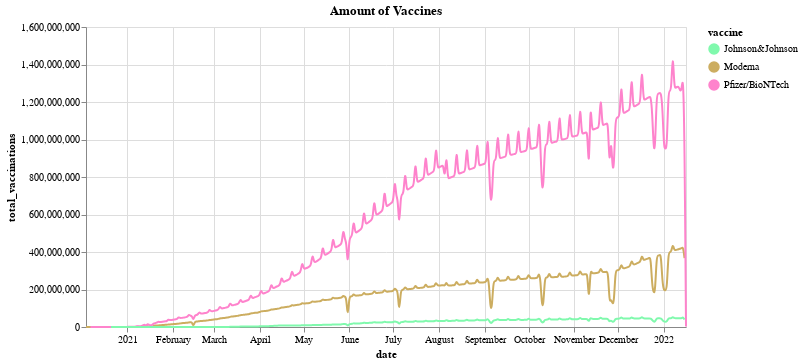

The notebook cell saved with this chart:
### Code cell
nearest = alt.selection(type='single', nearest=True, on='mouseover',
                        fields=['date'], empty='none')

line = alt.Chart(vaccine,title='Amount of Vaccines').mark_line(interpolate='basis').encode(
    x='date:T',
    y='total_vaccinations:Q',
    color=alt.Color('vaccine:N', scale=alt.Scale(domain=['Johnson&Johnson','Moderna','Pfizer/BioNTech'],
                                                         range=['#80f9ad','#ccad60','#fe83cc']))
    #color='vaccine:N'
)

selectors = alt.Chart(vaccine).mark_point().encode(
    x='date:T',
    opacity=alt.value(0),
).add_selection(
    nearest
)

points = line.mark_point().encode(
    opacity=alt.condition(nearest, alt.value(1), alt.value(0))
)

text = line.mark_text(align='left', dx=5, dy=-5).encode(
    text=alt.condition(nearest, 'total_vaccinations:Q', alt.value(' '))
)

rules = alt.Chart(vaccine).mark_rule(color='gray').encode(
    x='date:T',
).transform_filter(
    nearest
)

fig5=alt.layer(
    line, selectors, points, rules, text
).properties(
    width=600, height=300
)

fig5

### Figure 1 — Vega-Lite specification as saved in the notebook (floating-point values rounded to 4 significant figures; data arrays with more than 128 entries replaced by an {"elided": "..."} marker saying what was removed)
{"config": {"view": {"continuousWidth": 400, "continuousHeight": 300}}, "layer": [{"mark": {"type": "line", "interpolate": "basis"}, "encoding": {"color": {"type": "nominal", "field": "vaccine", "scale": {"domain": ["Johnson&Johnson", "Moderna", "Pfizer/BioNTech"], "range": ["#80f9ad", "#ccad60", "#fe83cc"]}}, "x": {"type": "temporal", "field": "date"}, "y": {"type": "quantitative", "field": "total_vaccinations"}}, "title": "Amount of Vaccines"}, {"mark": "point", "encoding": {"opacity": {"value": 0}, "x": {"type": "temporal", "field": "date"}}, "selection": {"selector001": {"type": "single", "nearest": true, "on": "mouseover", "fields": ["date"], "empty": "none"}}}, {"mark": "point", "encoding": {"color": {"type": "nominal", "field": "vaccine", "scale": {"domain": ["Johnson&Johnson", "Moderna", "Pfizer/BioNTech"], "range": ["#80f9ad", "#ccad60", "#fe83cc"]}}, "opacity": {"condition": {"value": 1, "selection": "selector001"}, "value": 0}, "x": {"type": "temporal", "field": "date"}, "y": {"type": "quantitative", "field": "total_vaccinations"}}, "title": "Amount of Vaccines"}, {"mark": {"type": "rule", "color": "gray"}, "encoding": {"x": {"type": "temporal", "field": "date"}}, "transform": [{"filter": {"selection": "selector001"}}]}, {"mark": {"type": "text", "align": "left", "dx": 5, "dy": -5}, "encoding": {"color": {"type": "nominal", "field": "vaccine", "scale": {"domain": ["Johnson&Johnson", "Moderna", "Pfizer/BioNTech"], "range": ["#80f9ad", "#ccad60", "#fe83cc"]}}, "text": {"condition": {"type": "quantitative", "field": "total_vaccinations", "selection": "selector001"}, "value": " "}, "x": {"type": "temporal", "field": "date"}, "y": {"type": "quantitative", "field": "total_vaccinations"}}, "title": "Amount of Vaccines"}], "data": {"name": "data-378ae6258be3784f3cda5b9018716bb5"}, "height": 300, "width": 600, "$schema": "https://vega.github.io/schema/vega-lite/v4.8.1.json", "datasets": {"data-378ae6258be3784f3cda5b9018716bb5": {"elided": "1183 records"}}}
